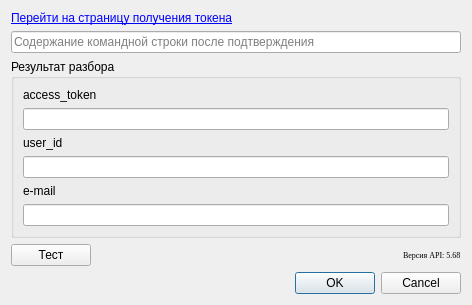
<?xml version="1.0" encoding="UTF-8"?>
<ui version="4.0">
 <class>VkSettingsDialog</class>
 <widget class="QDialog" name="VkSettingsDialog">
  <property name="geometry">
   <rect>
    <x>0</x>
    <y>0</y>
    <width>472</width>
    <height>303</height>
   </rect>
  </property>
  <property name="windowTitle">
   <string>Настройки доступа VK</string>
  </property>
  <layout class="QVBoxLayout" name="verticalLayout_6">
   <item>
    <widget class="QLabel" name="label">
     <property name="text">
      <string>&lt;html&gt;
&lt;body&gt;
&lt;a href='https://oauth.vk.com/oauth/authorize?client_id=5047295&amp;display=page&amp;redirect_uri=https://oauth.vk.com/blank.html&amp;scope=notify,friends,photos,audio,video,docs,notes,pages,status,offers,questions,wall,groups,messages,email,notifications,stats,ads,market,offline&amp;response_type=token&amp;v=5.52'&gt;Перейти на страницу получения токена&lt;/a&gt;
&lt;/body&gt;
&lt;/html&gt;</string>
     </property>
     <property name="openExternalLinks">
      <bool>true</bool>
     </property>
    </widget>
   </item>
   <item>
    <widget class="QLineEdit" name="lineEdit">
     <property name="placeholderText">
      <string>Содержание командной строки после подтверждения</string>
     </property>
    </widget>
   </item>
   <item>
    <widget class="QGroupBox" name="groupBox">
     <property name="title">
      <string>Результат разбора</string>
     </property>
     <layout class="QVBoxLayout" name="verticalLayout_5">
      <item>
       <layout class="QVBoxLayout" name="verticalLayout">
        <item>
         <widget class="QLabel" name="label_2">
          <property name="text">
           <string>access_token</string>
          </property>
         </widget>
        </item>
        <item>
         <widget class="QLineEdit" name="lineEdit_2">
          <property name="font">
           <font>
            <pointsize>6</pointsize>
           </font>
          </property>
          <property name="readOnly">
           <bool>true</bool>
          </property>
         </widget>
        </item>
       </layout>
      </item>
      <item>
       <layout class="QVBoxLayout" name="verticalLayout_3">
        <item>
         <widget class="QLabel" name="label_4">
          <property name="text">
           <string>user_id</string>
          </property>
         </widget>
        </item>
        <item>
         <widget class="QLineEdit" name="lineEdit_4">
          <property name="font">
           <font>
            <pointsize>6</pointsize>
           </font>
          </property>
          <property name="readOnly">
           <bool>true</bool>
          </property>
         </widget>
        </item>
       </layout>
      </item>
      <item>
       <layout class="QVBoxLayout" name="verticalLayout_4">
        <item>
         <widget class="QLabel" name="label_5">
          <property name="text">
           <string>e-mail</string>
          </property>
         </widget>
        </item>
        <item>
         <widget class="QLineEdit" name="lineEdit_5">
          <property name="font">
           <font>
            <pointsize>6</pointsize>
           </font>
          </property>
          <property name="readOnly">
           <bool>true</bool>
          </property>
         </widget>
        </item>
       </layout>
      </item>
     </layout>
    </widget>
   </item>
   <item>
    <layout class="QHBoxLayout" name="horizontalLayout">
     <item>
      <widget class="QPushButton" name="pushButton">
       <property name="text">
        <string>Тест</string>
       </property>
      </widget>
     </item>
     <item>
      <spacer name="horizontalSpacer">
       <property name="orientation">
        <enum>Qt::Horizontal</enum>
       </property>
       <property name="sizeHint" stdset="0">
        <size>
         <width>40</width>
         <height>20</height>
        </size>
       </property>
      </spacer>
     </item>
     <item>
      <widget class="QLabel" name="label_3">
       <property name="font">
        <font>
         <family>Times New Roman</family>
         <pointsize>6</pointsize>
        </font>
       </property>
       <property name="text">
        <string>Версия API: 5.68</string>
       </property>
      </widget>
     </item>
    </layout>
   </item>
   <item>
    <widget class="QDialogButtonBox" name="buttonBox">
     <property name="orientation">
      <enum>Qt::Horizontal</enum>
     </property>
     <property name="standardButtons">
      <set>QDialogButtonBox::Cancel|QDialogButtonBox::Ok</set>
     </property>
     <property name="centerButtons">
      <bool>false</bool>
     </property>
    </widget>
   </item>
  </layout>
 </widget>
 <resources/>
 <connections>
  <connection>
   <sender>buttonBox</sender>
   <signal>accepted()</signal>
   <receiver>VkSettingsDialog</receiver>
   <slot>accept()</slot>
   <hints>
    <hint type="sourcelabel">
     <x>248</x>
     <y>254</y>
    </hint>
    <hint type="destinationlabel">
     <x>157</x>
     <y>274</y>
    </hint>
   </hints>
  </connection>
  <connection>
   <sender>buttonBox</sender>
   <signal>rejected()</signal>
   <receiver>VkSettingsDialog</receiver>
   <slot>reject()</slot>
   <hints>
    <hint type="sourcelabel">
     <x>316</x>
     <y>260</y>
    </hint>
    <hint type="destinationlabel">
     <x>286</x>
     <y>274</y>
    </hint>
   </hints>
  </connection>
 </connections>
</ui>
